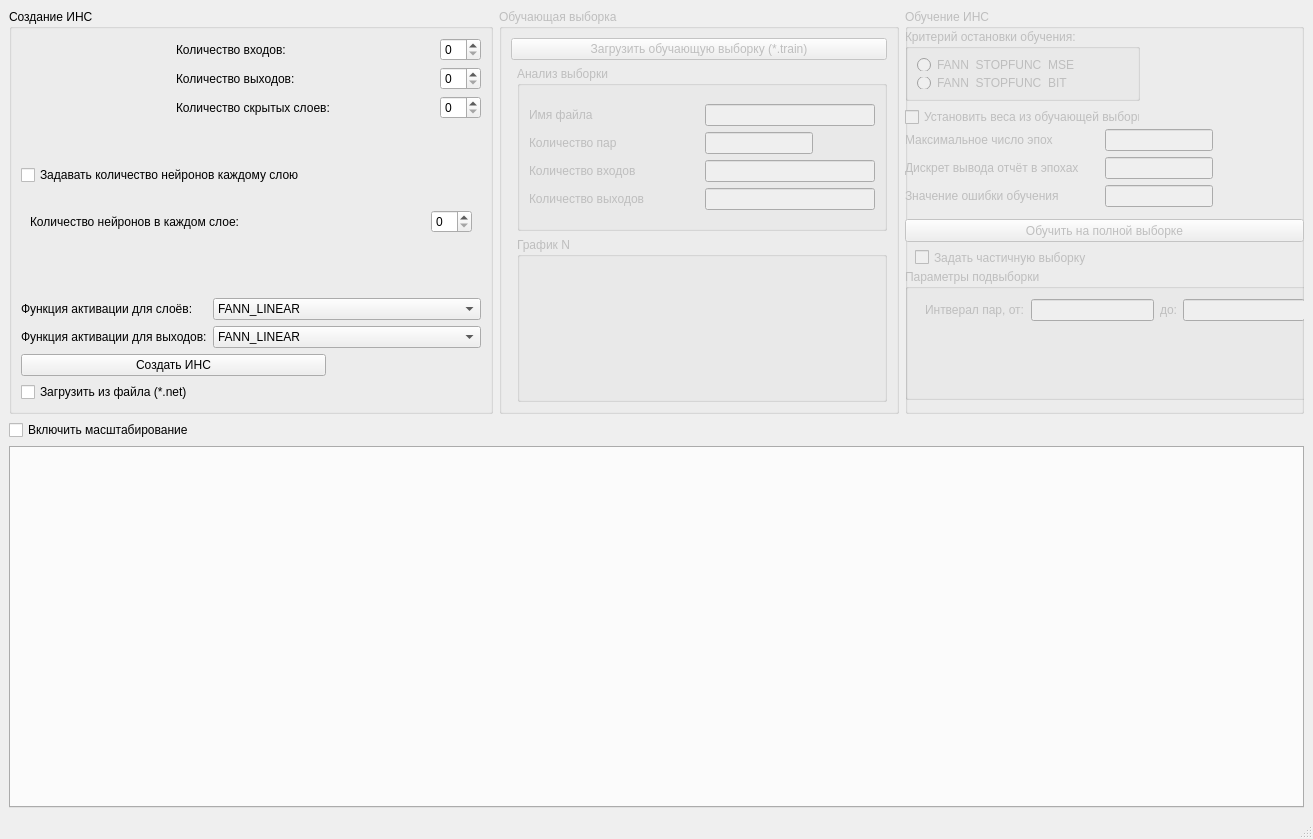
<?xml version="1.0" encoding="UTF-8"?>
<ui version="4.0">
 <class>MainWindow</class>
 <widget class="QMainWindow" name="MainWindow">
  <property name="geometry">
   <rect>
    <x>0</x>
    <y>0</y>
    <width>1313</width>
    <height>839</height>
   </rect>
  </property>
  <property name="windowTitle">
   <string>MainWindow</string>
  </property>
  <widget class="QWidget" name="centralwidget">
   <layout class="QGridLayout" name="gridLayout_9">
    <item row="0" column="1">
     <widget class="QGroupBox" name="gB_training_set">
      <property name="enabled">
       <bool>false</bool>
      </property>
      <property name="sizePolicy">
       <sizepolicy hsizetype="Expanding" vsizetype="Preferred">
        <horstretch>0</horstretch>
        <verstretch>0</verstretch>
       </sizepolicy>
      </property>
      <property name="title">
       <string>Обучающая выборка</string>
      </property>
      <layout class="QGridLayout" name="gridLayout_12">
       <item row="1" column="1">
        <widget class="QGroupBox" name="gB_analysis">
         <property name="title">
          <string>Анализ выборки</string>
         </property>
         <layout class="QGridLayout" name="gridLayout_4">
          <item row="0" column="0">
           <layout class="QVBoxLayout" name="verticalLayout_7">
            <item>
             <widget class="QLabel" name="l_analysis_fileName">
              <property name="text">
               <string>Имя файла</string>
              </property>
             </widget>
            </item>
            <item>
             <widget class="QLabel" name="l_analysis_count_pair">
              <property name="sizePolicy">
               <sizepolicy hsizetype="MinimumExpanding" vsizetype="Preferred">
                <horstretch>0</horstretch>
                <verstretch>0</verstretch>
               </sizepolicy>
              </property>
              <property name="text">
               <string>Количество пар</string>
              </property>
             </widget>
            </item>
            <item>
             <widget class="QLabel" name="l_analysis_count_input">
              <property name="sizePolicy">
               <sizepolicy hsizetype="MinimumExpanding" vsizetype="Preferred">
                <horstretch>0</horstretch>
                <verstretch>0</verstretch>
               </sizepolicy>
              </property>
              <property name="text">
               <string>Количество входов</string>
              </property>
             </widget>
            </item>
            <item>
             <widget class="QLabel" name="l_analysis_count_output">
              <property name="sizePolicy">
               <sizepolicy hsizetype="MinimumExpanding" vsizetype="Preferred">
                <horstretch>0</horstretch>
                <verstretch>0</verstretch>
               </sizepolicy>
              </property>
              <property name="text">
               <string>Количество выходов</string>
              </property>
             </widget>
            </item>
           </layout>
          </item>
          <item row="0" column="1">
           <layout class="QVBoxLayout" name="verticalLayout_6">
            <item>
             <widget class="QLineEdit" name="lE_analysis_fileName"/>
            </item>
            <item>
             <widget class="QLineEdit" name="lE_analysis_count_pair">
              <property name="sizePolicy">
               <sizepolicy hsizetype="Maximum" vsizetype="Fixed">
                <horstretch>0</horstretch>
                <verstretch>0</verstretch>
               </sizepolicy>
              </property>
             </widget>
            </item>
            <item>
             <widget class="QLineEdit" name="lE_analysis_count_input"/>
            </item>
            <item>
             <widget class="QLineEdit" name="lE_analysis_count_output"/>
            </item>
           </layout>
          </item>
         </layout>
        </widget>
       </item>
       <item row="0" column="0" colspan="2">
        <widget class="QPushButton" name="pB_load_sample">
         <property name="text">
          <string>Загрузить обучающую выборку (*.train)</string>
         </property>
        </widget>
       </item>
       <item row="2" column="1">
        <widget class="QGroupBox" name="gB_graphic_N">
         <property name="title">
          <string>График N</string>
         </property>
        </widget>
       </item>
      </layout>
     </widget>
    </item>
    <item row="2" column="0" colspan="3">
     <widget class="QTabWidget" name="tW_grapfics">
      <property name="sizePolicy">
       <sizepolicy hsizetype="MinimumExpanding" vsizetype="MinimumExpanding">
        <horstretch>0</horstretch>
        <verstretch>0</verstretch>
       </sizepolicy>
      </property>
      <property name="currentIndex">
       <number>-1</number>
      </property>
     </widget>
    </item>
    <item row="0" column="2">
     <widget class="QGroupBox" name="gB_training">
      <property name="enabled">
       <bool>false</bool>
      </property>
      <property name="sizePolicy">
       <sizepolicy hsizetype="Expanding" vsizetype="Preferred">
        <horstretch>0</horstretch>
        <verstretch>0</verstretch>
       </sizepolicy>
      </property>
      <property name="title">
       <string>Обучение ИНС</string>
      </property>
      <widget class="QWidget" name="layoutWidget">
       <property name="geometry">
        <rect>
         <x>0</x>
         <y>20</y>
         <width>235</width>
         <height>98</height>
        </rect>
       </property>
       <layout class="QVBoxLayout" name="verticalLayout">
        <item>
         <widget class="QGroupBox" name="gB_stopEducate">
          <property name="sizePolicy">
           <sizepolicy hsizetype="Expanding" vsizetype="Fixed">
            <horstretch>0</horstretch>
            <verstretch>0</verstretch>
           </sizepolicy>
          </property>
          <property name="title">
           <string>Критерий остановки обучения:</string>
          </property>
          <layout class="QGridLayout" name="gridLayout_3">
           <item row="1" column="0">
            <widget class="QRadioButton" name="rB_stop_bit">
             <property name="text">
              <string>FANN_STOPFUNC_BIT</string>
             </property>
            </widget>
           </item>
           <item row="0" column="0">
            <widget class="QRadioButton" name="rB_stop_mse">
             <property name="text">
              <string>FANN_STOPFUNC_MSE</string>
             </property>
            </widget>
           </item>
          </layout>
         </widget>
        </item>
        <item>
         <widget class="QCheckBox" name="cB_set_weights">
          <property name="text">
           <string>Установить веса из обучающей выборки</string>
          </property>
         </widget>
        </item>
       </layout>
      </widget>
      <widget class="QWidget" name="layoutWidget_2">
       <property name="geometry">
        <rect>
         <x>0</x>
         <y>120</y>
         <width>308</width>
         <height>80</height>
        </rect>
       </property>
       <layout class="QVBoxLayout" name="verticalLayout_2">
        <item>
         <layout class="QHBoxLayout" name="horizontalLayout_3">
          <item>
           <widget class="QLabel" name="l_max_count_eras">
            <property name="sizePolicy">
             <sizepolicy hsizetype="MinimumExpanding" vsizetype="Preferred">
              <horstretch>0</horstretch>
              <verstretch>0</verstretch>
             </sizepolicy>
            </property>
            <property name="text">
             <string>Максимальное число эпох</string>
            </property>
           </widget>
          </item>
          <item>
           <widget class="QLineEdit" name="lE_max_count_eras">
            <property name="sizePolicy">
             <sizepolicy hsizetype="Minimum" vsizetype="Fixed">
              <horstretch>0</horstretch>
              <verstretch>0</verstretch>
             </sizepolicy>
            </property>
           </widget>
          </item>
         </layout>
        </item>
        <item>
         <layout class="QHBoxLayout" name="horizontalLayout_2">
          <item>
           <widget class="QLabel" name="l_ouput_report_eras">
            <property name="sizePolicy">
             <sizepolicy hsizetype="Expanding" vsizetype="Preferred">
              <horstretch>0</horstretch>
              <verstretch>0</verstretch>
             </sizepolicy>
            </property>
            <property name="text">
             <string>Дискрет вывода отчёт в эпохах</string>
            </property>
           </widget>
          </item>
          <item>
           <widget class="QLineEdit" name="lE_ouput_report_eras">
            <property name="sizePolicy">
             <sizepolicy hsizetype="Minimum" vsizetype="Fixed">
              <horstretch>0</horstretch>
              <verstretch>0</verstretch>
             </sizepolicy>
            </property>
           </widget>
          </item>
         </layout>
        </item>
        <item>
         <layout class="QHBoxLayout" name="horizontalLayout">
          <item>
           <widget class="QLabel" name="l_learning_error_value">
            <property name="sizePolicy">
             <sizepolicy hsizetype="Expanding" vsizetype="Preferred">
              <horstretch>0</horstretch>
              <verstretch>0</verstretch>
             </sizepolicy>
            </property>
            <property name="text">
             <string>Значение ошибки обучения</string>
            </property>
           </widget>
          </item>
          <item>
           <widget class="QLineEdit" name="lE_learning_error_value">
            <property name="sizePolicy">
             <sizepolicy hsizetype="Minimum" vsizetype="Fixed">
              <horstretch>0</horstretch>
              <verstretch>0</verstretch>
             </sizepolicy>
            </property>
           </widget>
          </item>
         </layout>
        </item>
       </layout>
      </widget>
      <widget class="QPushButton" name="pB_educate">
       <property name="geometry">
        <rect>
         <x>0</x>
         <y>210</y>
         <width>399</width>
         <height>23</height>
        </rect>
       </property>
       <property name="sizePolicy">
        <sizepolicy hsizetype="MinimumExpanding" vsizetype="Fixed">
         <horstretch>0</horstretch>
         <verstretch>0</verstretch>
        </sizepolicy>
       </property>
       <property name="text">
        <string>Обучить на полной выборке</string>
       </property>
      </widget>
      <widget class="QCheckBox" name="checkBox">
       <property name="geometry">
        <rect>
         <x>10</x>
         <y>240</y>
         <width>201</width>
         <height>17</height>
        </rect>
       </property>
       <property name="text">
        <string>Задать частичную выборку</string>
       </property>
      </widget>
      <widget class="QGroupBox" name="gB_paraneters_subsample">
       <property name="geometry">
        <rect>
         <x>0</x>
         <y>260</y>
         <width>411</width>
         <height>131</height>
        </rect>
       </property>
       <property name="title">
        <string>Параметры подвыборки</string>
       </property>
       <widget class="QWidget" name="layoutWidget">
        <property name="geometry">
         <rect>
          <x>20</x>
          <y>30</y>
          <width>380</width>
          <height>22</height>
         </rect>
        </property>
        <layout class="QHBoxLayout" name="horizontalLayout_7">
         <item>
          <widget class="QLabel" name="label">
           <property name="text">
            <string>Интверал пар, от:</string>
           </property>
          </widget>
         </item>
         <item>
          <widget class="QLineEdit" name="lineEdit"/>
         </item>
         <item>
          <widget class="QLabel" name="label_2">
           <property name="text">
            <string>до:</string>
           </property>
          </widget>
         </item>
         <item>
          <widget class="QLineEdit" name="lineEdit_2"/>
         </item>
        </layout>
       </widget>
      </widget>
     </widget>
    </item>
    <item row="0" column="0">
     <widget class="QGroupBox" name="gB_create">
      <property name="sizePolicy">
       <sizepolicy hsizetype="Expanding" vsizetype="Preferred">
        <horstretch>0</horstretch>
        <verstretch>0</verstretch>
       </sizepolicy>
      </property>
      <property name="title">
       <string>Создание ИНС</string>
      </property>
      <layout class="QGridLayout" name="gridLayout_6">
       <item row="0" column="1" colspan="2">
        <layout class="QGridLayout" name="gridLayout">
         <item row="0" column="0">
          <widget class="QLabel" name="l_number_input">
           <property name="sizePolicy">
            <sizepolicy hsizetype="MinimumExpanding" vsizetype="Preferred">
             <horstretch>0</horstretch>
             <verstretch>0</verstretch>
            </sizepolicy>
           </property>
           <property name="minimumSize">
            <size>
             <width>100</width>
             <height>15</height>
            </size>
           </property>
           <property name="text">
            <string>Количество входов:</string>
           </property>
          </widget>
         </item>
         <item row="0" column="1">
          <widget class="QSpinBox" name="sB_number_input">
           <property name="value">
            <number>0</number>
           </property>
          </widget>
         </item>
         <item row="1" column="0">
          <widget class="QLabel" name="l_number_output">
           <property name="sizePolicy">
            <sizepolicy hsizetype="MinimumExpanding" vsizetype="Preferred">
             <horstretch>0</horstretch>
             <verstretch>0</verstretch>
            </sizepolicy>
           </property>
           <property name="minimumSize">
            <size>
             <width>100</width>
             <height>15</height>
            </size>
           </property>
           <property name="text">
            <string>Количество выходов:</string>
           </property>
          </widget>
         </item>
         <item row="1" column="1">
          <widget class="QSpinBox" name="sB_number_output">
           <property name="value">
            <number>0</number>
           </property>
          </widget>
         </item>
         <item row="2" column="0">
          <widget class="QLabel" name="l_number_layers">
           <property name="sizePolicy">
            <sizepolicy hsizetype="MinimumExpanding" vsizetype="Preferred">
             <horstretch>0</horstretch>
             <verstretch>0</verstretch>
            </sizepolicy>
           </property>
           <property name="minimumSize">
            <size>
             <width>100</width>
             <height>15</height>
            </size>
           </property>
           <property name="text">
            <string>Количество скрытых слоев:</string>
           </property>
          </widget>
         </item>
         <item row="2" column="1">
          <widget class="QSpinBox" name="sB_number_layers">
           <property name="frame">
            <bool>true</bool>
           </property>
           <property name="readOnly">
            <bool>false</bool>
           </property>
           <property name="buttonSymbols">
            <enum>QAbstractSpinBox::UpDownArrows</enum>
           </property>
           <property name="accelerated">
            <bool>false</bool>
           </property>
           <property name="singleStep">
            <number>1</number>
           </property>
           <property name="value">
            <number>0</number>
           </property>
          </widget>
         </item>
        </layout>
       </item>
       <item row="1" column="2">
        <spacer name="verticalSpacer_2">
         <property name="orientation">
          <enum>Qt::Vertical</enum>
         </property>
         <property name="sizeType">
          <enum>QSizePolicy::MinimumExpanding</enum>
         </property>
         <property name="sizeHint" stdset="0">
          <size>
           <width>20</width>
           <height>40</height>
          </size>
         </property>
        </spacer>
       </item>
       <item row="2" column="0" colspan="3">
        <layout class="QVBoxLayout" name="verticalLayout_5">
         <item>
          <widget class="QCheckBox" name="cB_all_or_alone">
           <property name="text">
            <string>Задавать количество нейронов каждому слою</string>
           </property>
          </widget>
         </item>
         <item>
          <widget class="QStackedWidget" name="sW_neurons">
           <property name="currentIndex">
            <number>1</number>
           </property>
           <widget class="QWidget" name="page">
            <layout class="QGridLayout" name="gridLayout_5">
             <item row="1" column="0">
              <layout class="QGridLayout" name="gridLayout_2">
               <item row="1" column="0">
                <widget class="QComboBox" name="cmbB_select_neurons">
                 <property name="sizePolicy">
                  <sizepolicy hsizetype="MinimumExpanding" vsizetype="Minimum">
                   <horstretch>0</horstretch>
                   <verstretch>0</verstretch>
                  </sizepolicy>
                 </property>
                </widget>
               </item>
               <item row="0" column="0" colspan="2">
                <widget class="QLabel" name="l_number_neurons">
                 <property name="sizePolicy">
                  <sizepolicy hsizetype="Preferred" vsizetype="Minimum">
                   <horstretch>0</horstretch>
                   <verstretch>0</verstretch>
                  </sizepolicy>
                 </property>
                 <property name="text">
                  <string>Количество нейронов в:</string>
                 </property>
                 <property name="alignment">
                  <set>Qt::AlignCenter</set>
                 </property>
                </widget>
               </item>
               <item row="1" column="1">
                <widget class="QSpinBox" name="sB_number_neurons">
                 <property name="sizePolicy">
                  <sizepolicy hsizetype="Minimum" vsizetype="Minimum">
                   <horstretch>0</horstretch>
                   <verstretch>0</verstretch>
                  </sizepolicy>
                 </property>
                 <property name="wrapping">
                  <bool>false</bool>
                 </property>
                 <property name="readOnly">
                  <bool>false</bool>
                 </property>
                 <property name="keyboardTracking">
                  <bool>true</bool>
                 </property>
                </widget>
               </item>
              </layout>
             </item>
            </layout>
           </widget>
           <widget class="QWidget" name="page_2">
            <layout class="QGridLayout" name="gridLayout_7">
             <item row="0" column="0">
              <layout class="QHBoxLayout" name="horizontalLayout_6">
               <item>
                <widget class="QLabel" name="l_all_layers_neuron">
                 <property name="sizePolicy">
                  <sizepolicy hsizetype="MinimumExpanding" vsizetype="Preferred">
                   <horstretch>0</horstretch>
                   <verstretch>0</verstretch>
                  </sizepolicy>
                 </property>
                 <property name="text">
                  <string>Количество нейронов в каждом слое:</string>
                 </property>
                </widget>
               </item>
               <item>
                <widget class="QSpinBox" name="sB_all_neurons">
                 <property name="sizePolicy">
                  <sizepolicy hsizetype="Maximum" vsizetype="Fixed">
                   <horstretch>0</horstretch>
                   <verstretch>0</verstretch>
                  </sizepolicy>
                 </property>
                 <property name="value">
                  <number>0</number>
                 </property>
                </widget>
               </item>
              </layout>
             </item>
            </layout>
           </widget>
          </widget>
         </item>
        </layout>
       </item>
       <item row="3" column="0">
        <spacer name="verticalSpacer">
         <property name="orientation">
          <enum>Qt::Vertical</enum>
         </property>
         <property name="sizeType">
          <enum>QSizePolicy::MinimumExpanding</enum>
         </property>
         <property name="sizeHint" stdset="0">
          <size>
           <width>20</width>
           <height>40</height>
          </size>
         </property>
        </spacer>
       </item>
       <item row="4" column="0" colspan="3">
        <layout class="QVBoxLayout" name="verticalLayout_4">
         <item>
          <layout class="QHBoxLayout" name="horizontalLayout_5">
           <item>
            <widget class="QLabel" name="l_fun_activation_layers">
             <property name="sizePolicy">
              <sizepolicy hsizetype="MinimumExpanding" vsizetype="Minimum">
               <horstretch>0</horstretch>
               <verstretch>0</verstretch>
              </sizepolicy>
             </property>
             <property name="text">
              <string>Функция активации для слоёв:</string>
             </property>
            </widget>
           </item>
           <item>
            <widget class="QComboBox" name="cmbB_fun_activation_layers">
             <property name="sizePolicy">
              <sizepolicy hsizetype="Fixed" vsizetype="Fixed">
               <horstretch>0</horstretch>
               <verstretch>0</verstretch>
              </sizepolicy>
             </property>
             <property name="editable">
              <bool>false</bool>
             </property>
             <property name="currentIndex">
              <number>0</number>
             </property>
             <property name="frame">
              <bool>true</bool>
             </property>
             <item>
              <property name="text">
               <string>FANN_LINEAR</string>
              </property>
             </item>
             <item>
              <property name="text">
               <string>FANN_THRESHOLD</string>
              </property>
             </item>
             <item>
              <property name="text">
               <string>FANN_THRESHOLD_SYMMETRIC</string>
              </property>
             </item>
             <item>
              <property name="text">
               <string>FANN_SIGMOID</string>
              </property>
             </item>
             <item>
              <property name="text">
               <string>FANN_SIGMOID_STEPWISE</string>
              </property>
             </item>
             <item>
              <property name="text">
               <string>FANN_SIGMOID_SYMMETRIC</string>
              </property>
             </item>
             <item>
              <property name="text">
               <string>FANN_SIGMOID_SYMMETRIC_STEPWISE</string>
              </property>
             </item>
             <item>
              <property name="text">
               <string>FANN_GAUSSIAN</string>
              </property>
             </item>
             <item>
              <property name="text">
               <string>FANN_GAUSSIAN_SYMMETRIC</string>
              </property>
             </item>
            </widget>
           </item>
          </layout>
         </item>
         <item>
          <layout class="QHBoxLayout" name="horizontalLayout_4">
           <item>
            <widget class="QLabel" name="l_fun_activation_outputs">
             <property name="sizePolicy">
              <sizepolicy hsizetype="MinimumExpanding" vsizetype="Fixed">
               <horstretch>0</horstretch>
               <verstretch>0</verstretch>
              </sizepolicy>
             </property>
             <property name="text">
              <string>Функция активации для выходов:</string>
             </property>
            </widget>
           </item>
           <item>
            <widget class="QComboBox" name="cmbB_fun_activation_outputs">
             <item>
              <property name="text">
               <string>FANN_LINEAR</string>
              </property>
             </item>
             <item>
              <property name="text">
               <string>FANN_THRESHOLD</string>
              </property>
             </item>
             <item>
              <property name="text">
               <string>FANN_THRESHOLD_SYMMETRIC</string>
              </property>
             </item>
             <item>
              <property name="text">
               <string>FANN_SIGMOID</string>
              </property>
             </item>
             <item>
              <property name="text">
               <string>FANN_SIGMOID_STEPWISE</string>
              </property>
             </item>
             <item>
              <property name="text">
               <string>FANN_SIGMOID_SYMMETRIC</string>
              </property>
             </item>
             <item>
              <property name="text">
               <string>FANN_SIGMOID_SYMMETRIC_STEPWISE</string>
              </property>
             </item>
             <item>
              <property name="text">
               <string>FANN_GAUSSIAN</string>
              </property>
             </item>
             <item>
              <property name="text">
               <string>FANN_GAUSSIAN_SYMMETRIC</string>
              </property>
             </item>
            </widget>
           </item>
          </layout>
         </item>
        </layout>
       </item>
       <item row="6" column="0" colspan="2">
        <widget class="QCheckBox" name="cB_load_from_file">
         <property name="text">
          <string>Загрузить из файла (*.net)</string>
         </property>
        </widget>
       </item>
       <item row="5" column="0" colspan="2">
        <widget class="QPushButton" name="pB_create">
         <property name="sizePolicy">
          <sizepolicy hsizetype="Expanding" vsizetype="Fixed">
           <horstretch>0</horstretch>
           <verstretch>0</verstretch>
          </sizepolicy>
         </property>
         <property name="text">
          <string>Создать ИНС</string>
         </property>
        </widget>
       </item>
      </layout>
     </widget>
    </item>
    <item row="1" column="0">
     <widget class="QCheckBox" name="cB_zoom">
      <property name="text">
       <string>Включить масштабирование</string>
      </property>
     </widget>
    </item>
   </layout>
  </widget>
  <widget class="QMenuBar" name="menubar">
   <property name="geometry">
    <rect>
     <x>0</x>
     <y>0</y>
     <width>1313</width>
     <height>21</height>
    </rect>
   </property>
  </widget>
  <widget class="QStatusBar" name="statusbar"/>
 </widget>
 <resources/>
 <connections/>
</ui>
